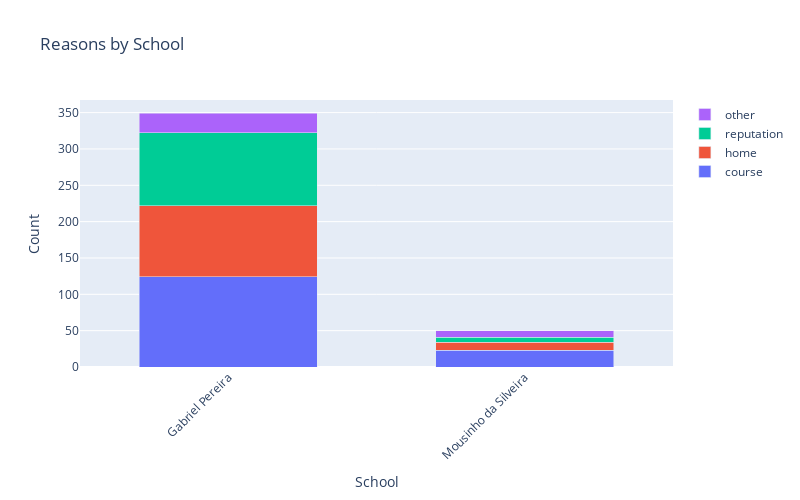

Write notebook code for a chart like this one.
### Code cell
df_grouped = (
    df
    .groupby(by="school")
    .agg(
        course=("reason", lambda reason: (reason == "course").sum()), 
        home=("reason", lambda reason: (reason == "home").sum()),
        reputation=("reason", lambda reason: (reason == "reputation").sum()), 
        other=("reason", lambda reason: (reason == "other").sum())
    )
    .reset_index()
)

fig = go.Figure()

fig.add_trace(go.Bar(
    x=df_grouped["school"],
    y=df_grouped["course"],
    name="course"
))

fig.add_trace(go.Bar(
    x=df_grouped["school"],
    y=df_grouped["home"],
    name="home"
))

fig.add_trace(go.Bar(
    x=df_grouped["school"],
    y=df_grouped["reputation"],
    name="reputation"
))

fig.add_trace(go.Bar(
    x=df_grouped["school"],
    y=df_grouped["other"],
    name="other"
))

# Stack bars vertically
fig.update_layout(
    barmode='stack',
    title="Reasons by School",
    xaxis_title="School",
    yaxis_title="Count",
    width=800,
    height=500,
    xaxis_tickangle=-45
)

fig.update_traces(width=0.6)
fig.show()

### Figure 1 — Plotly figure (JSON) as saved in the notebook; plotly's stock layout.template omitted (floating-point values rounded to 4 significant figures)
{"data": [{"name": "course", "type": "bar", "width": 0.6, "x": ["Gabriel Pereira", "Mousinho da Silveira"], "y": [124, 23]}, {"name": "home", "type": "bar", "width": 0.6, "x": ["Gabriel Pereira", "Mousinho da Silveira"], "y": [98, 11]}, {"name": "reputation", "type": "bar", "width": 0.6, "x": ["Gabriel Pereira", "Mousinho da Silveira"], "y": [100, 7]}, {"name": "other", "type": "bar", "width": 0.6, "x": ["Gabriel Pereira", "Mousinho da Silveira"], "y": [27, 9]}], "layout": {"barmode": "stack", "height": 500, "title": {"text": "Reasons by School"}, "width": 800, "xaxis": {"tickangle": -45, "title": {"text": "School"}}, "yaxis": {"title": {"text": "Count"}}}}
